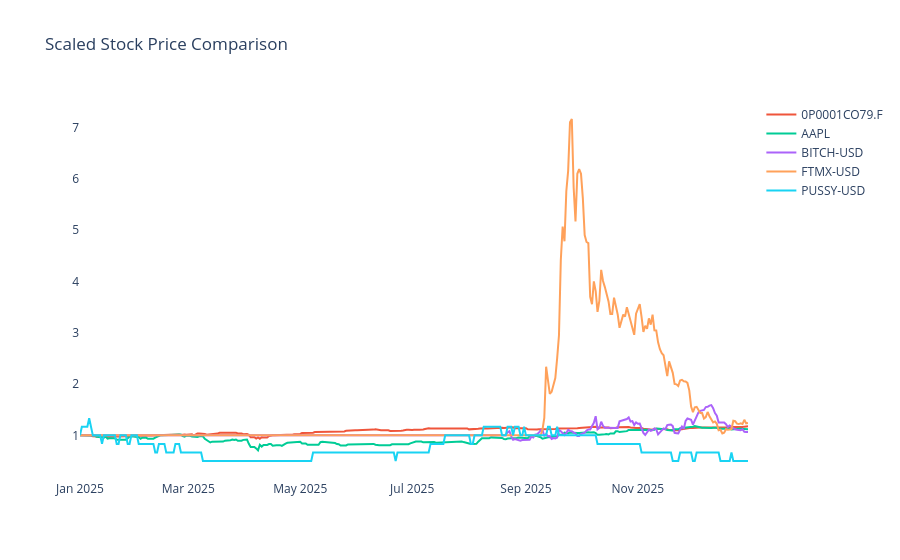

Notebook code cell kept with this figure:
### Code cell
#Save the scaled prices DataFrame to a CSV file in the output folder
csv_scaled_filename = os.path.join(output_folder, "scaled_stock_prices.csv")
scaled_prices_df.to_csv(csv_scaled_filename, index=True)
print(f" [SUCCESS] Saved scaled stock prices to CSV at: {csv_scaled_filename}")
print("\n--- Scaled Stock Prices DataFrame (Head) ---")
print(scaled_prices_df.head())
plot_finance_data(scaled_prices_df, "Scaled Stock Price Comparison", output_folder)

### Figure 1 — Plotly figure (JSON) as saved in the notebook; plotly's stock layout.template omitted (floating-point values rounded to 4 significant figures; data arrays with more than 128 entries replaced by an {"elided": "..."} marker saying what was removed)
{"data": [{"hovertemplate": "<extra></extra>", "legendgroup": "", "line": {"color": "#636efa", "dash": "solid", "width": 2}, "marker": {"symbol": "circle"}, "mode": "lines", "name": "", "orientation": "v", "showlegend": false, "type": "scatter", "xaxis": "x", "yaxis": "y"}, {"line": {"width": 2}, "name": "0P0001CO79.F", "type": "scatter", "x": {"elided": "365 str values"}, "y": {"elided": "365 float values"}}, {"line": {"width": 2}, "name": "AAPL", "type": "scatter", "x": {"elided": "365 str values"}, "y": {"elided": "365 float values"}}, {"line": {"width": 2}, "name": "BITCH-USD", "type": "scatter", "x": {"elided": "365 str values"}, "y": {"elided": "365 float values"}}, {"line": {"width": 2}, "name": "FTMX-USD", "type": "scatter", "x": {"elided": "365 str values"}, "y": {"elided": "365 float values"}}, {"line": {"width": 2}, "name": "PUSSY-USD", "type": "scatter", "x": {"elided": "365 str values"}, "y": {"elided": "365 float values"}}], "layout": {"legend": {"tracegroupgap": 0}, "plot_bgcolor": "white", "title": {"text": "Scaled Stock Price Comparison"}, "xaxis": {"anchor": "y", "domain": [0, 1]}, "yaxis": {"anchor": "x", "domain": [0, 1]}}}
